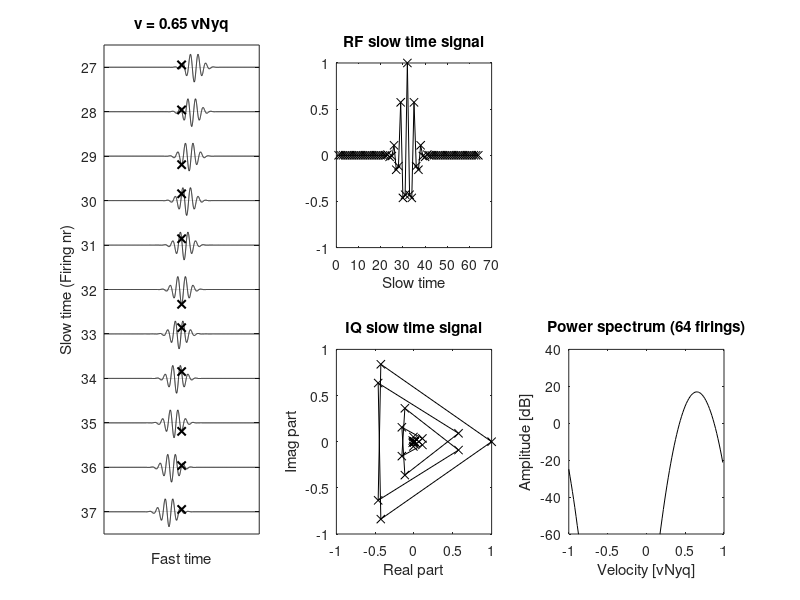

Here is the MATLAB script that generated this plot:
%% Parameters (play with these)

f0 = 5e6;               %center frequency, default 5e6
BW = 0.4;               %pulse bandwidth, default 0.4
velInNyq = 0.65;        %velocity in Nyquist, default 0.2
nfirings = 64;          %number of firings, default 64

dt = 1e-9;              %1e-9 is recommended
showfirings = 27:38;    %fast time signals displayed, default 27:38
figno = 1;

%% Dependent parameters
t = -2e-6:dt:2e-6;

lookind = round( length(t)/2);
kktab = 1:nfirings;
nrshowfirings = length( showfirings);
sig = zeros( length( t), length(kktab) );
hsig = complex( zeros( length( t), length(kktab) ) );


%%
figure(figno), subplot( 1, 3, 1); hold off
for kk = 1:nfirings,
    sig(:,kk) = gauspuls(t+(kk-nfirings/2)*velInNyq/f0/2, f0, BW);
    hsig(:,kk) = hilbert( sig(:,kk));
end
for kk = 1:nrshowfirings
    plot( t, sig(:,showfirings(kk) )/3+showfirings(kk), 'k-' ); hold on
end

hold on, plot( t(lookind), sig(lookind,showfirings)/3+kktab(showfirings), 'kx', 'LineWidth', 1.5 );

set( gca, 'ytick', 1:nfirings);
set( gca, 'xtick', []);
set( gca, 'ydir', 'reverse');
grid on
ylim([min( showfirings)-0.5 max( showfirings)-0.5]);
xlim([-2e-6 2e-6]);
ylabel('Slow time (Firing nr)');
xlabel('Fast time');
title(['v = ' num2str( velInNyq) ' vNyq'] );

figure(figno); subplot( 2, 3, 2);
plot( sig(lookind,:), 'k-x');
title('RF slow time signal');
xlabel('Slow time')

figure(figno); subplot( 2, 3, 5);
plot( hsig(lookind,:), 'k-x');
xlim([-1 1]); ylim([-1 1] );
xlabel('Real part'); ylabel('Imag part')
title('IQ slow time signal');

Nfft = 128;
wfunc = hamming( nfirings).';
vaxis = linspace( -1, 1, Nfft+1); vaxis( end ) = [];
figure(figno); subplot( 2, 3, 6);
plot( vaxis, 20*log10( abs( fftshift( fft( wfunc.*hsig(lookind, :), Nfft ) ) ) ), 'k-' );
xlim([-1 1]); ylim([-60 40]);
title(['Power spectrum (' num2str(nfirings) ' firings)']);
xlabel('Velocity [vNyq]'); ylabel('Amplitude [dB]');